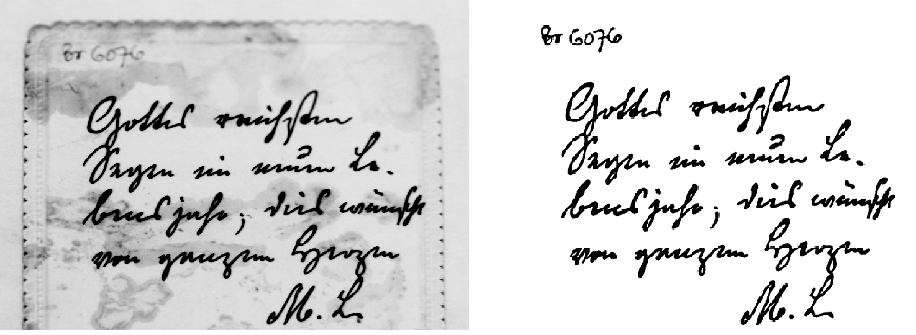
#> input picture image/original/1.png, 916 x 335 px, given in place of image-1765276809510.png, which was not available
$ python test_v3_pipeline.py   (older library calls are emulated)
#> lines starting #> are read from the running program, lines starting #| are printed output that depends on the picture; after the words box and inside, x2 and y2 are one past the last pixel; in counts of white or black regions, pixels touching at a corner belong together; pictures that were not available may be replaced by others from this repository, and a replacement may not be noted
### Backend/utils/image_processing.py
"""
Image Processing Module - Pipeline V4.0 PREMIUM
Tích hợp các kỹ thuật tiên tiến từ các công cụ xử lý ảnh hàng đầu:

1. Auto Border/Artifact Removal - Loại bỏ viền đen, vệt bẩn
2. Document Deskewing - Căn chỉnh tài liệu nghiêng
3. Shadow Removal - Loại bỏ bóng
4. Adaptive Background Estimation - Ước lượng nền thông minh
5. Ink Bleeding Removal - Loại hiệu ứng ink bleed
6. Smart Text Preservation - Bảo toàn chữ tốt hơn
7. Multi-scale Processing - Xử lý đa tỷ lệ
"""

import cv2
import numpy as np
from skimage.metrics import structural_similarity as ssim
from skimage.metrics import peak_signal_noise_ratio as psnr
from skimage.filters import threshold_sauvola, threshold_niblack
from scipy import ndimage
from scipy.ndimage import median_filter, uniform_filter
import logging

logger = logging.getLogger(__name__)


class ImageProcessor:
    """Xử lý ảnh với Pipeline V4.0 PREMIUM - Tích hợp công nghệ tiên tiến"""

    def __init__(self):
        self.intermediate_steps = {}

    # ==================== PIPELINE PREMIUM (MỚI) ====================
    # [683 lines left out: functions process_pipeline_premium, _remove_border_artifacts, _correct_illumination, _estimate_background_multiscale, _enhance_contrast_premium, _detect_text_regions and 4 more, not called in this run]

    def process_pipeline_v3(self, image, settings):
        """
        Pipeline V3.0 - Kết hợp GaussianDiff + DivideConquer
        Tối ưu cho nhận diện chữ viết tay cổ

        Các bước:
        1. Tiền xử lý: Denoise
        2. Gaussian Difference: Loại nền
        3. Divide & Conquer: Local thresholding
        4. Morphological cleanup
        5. Loại nhiễu nhỏ
        """
        try:
            self.intermediate_steps = {}
            logger.info(f"=== PIPELINE V3.0 - GaussianDiff + DivideConquer ===")
            logger.info(f"Settings: {settings}")

            # ========== BƯỚC 1: TIỀN XỬ LÝ ==========
            if len(image.shape) == 3:
                gray = cv2.cvtColor(image, cv2.COLOR_RGB2GRAY)
            else:
                gray = image.copy()

            original_gray = gray.copy()
            self.intermediate_steps['1_grayscale'] = gray.copy()
            logger.info(f"Step 1: Grayscale - shape: {gray.shape}")

            # Median filter để loại nhiễu salt-pepper
            denoised = cv2.medianBlur(gray, 3)
            # Bilateral filter - giữ cạnh
            denoised = cv2.bilateralFilter(denoised, 9, 75, 75)
            self.intermediate_steps['1b_denoised'] = denoised.copy()
            logger.info("Step 1b: Denoised (Median + Bilateral)")

            # ========== BƯỚC 2: GAUSSIAN DIFFERENCE (Loại nền) ==========
            logger.info("Step 2: Gaussian Difference - Background removal")

            # Gaussian blur với sigma nhỏ (giữ chi tiết)
            small_blur = cv2.GaussianBlur(denoised, (3, 3), 1)

            # Gaussian blur với sigma lớn (ước lượng background)
            large_blur = cv2.GaussianBlur(denoised, (51, 51), 20)

            # Trừ để lấy chi tiết (text)
            diff = cv2.subtract(large_blur, small_blur)
            diff = self._minmax_to_uint8(diff)

            self.intermediate_steps['2_gaussian_diff'] = diff.copy()
            logger.info("Step 2: Gaussian Difference applied")

            # ========== BƯỚC 3: CLAHE ENHANCEMENT ==========
            clahe = cv2.createCLAHE(clipLimit=3.0, tileGridSize=(8, 8))
            enhanced = clahe.apply(diff.astype(np.uint8))
            self.intermediate_steps['3_clahe'] = enhanced.copy()
            logger.info("Step 3: CLAHE enhancement")

            # ========== BƯỚC 4: DIVIDE & CONQUER THRESHOLDING ==========
            block_size = settings.get('blockSize', 64)
            binary = self._divide_conquer_threshold(enhanced, block_size)
            self.intermediate_steps['4_binary'] = binary.copy()
            logger.info(f"Step 4: Divide & Conquer threshold (block={block_size})")

            # ========== BƯỚC 5: MORPHOLOGICAL CLEANUP ==========
            kernel_closing = settings.get('kernelClosing', 3)
            kernel_opening = settings.get('kernelOpening', 2)

            # Closing để nối nét đứt
            kernel_close = cv2.getStructuringElement(cv2.MORPH_ELLIPSE, (kernel_closing, kernel_closing))
            closed = cv2.morphologyEx(binary, cv2.MORPH_CLOSE, kernel_close)

            # Opening nhẹ để loại nhiễu
            kernel_open = cv2.getStructuringElement(cv2.MORPH_ELLIPSE, (kernel_opening, kernel_opening))
            opened = cv2.morphologyEx(closed, cv2.MORPH_OPEN, kernel_open)

            self.intermediate_steps['5_morphology'] = opened.copy()
            logger.info(f"Step 5: Morphology (close={kernel_closing}, open={kernel_opening})")

            # ========== BƯỚC 6: LOẠI NHIỄU NHỎ ==========
            min_noise_size = settings.get('minNoiseSize', 40)
            final = self._remove_small_components(opened, min_size=min_noise_size)

            # Final closing
            kernel_final = cv2.getStructuringElement(cv2.MORPH_ELLIPSE, (2, 2))
            final = cv2.morphologyEx(final, cv2.MORPH_CLOSE, kernel_final)

            self.intermediate_steps['6_final'] = final.copy()
            logger.info(f"Step 6: Noise removal (min_size={min_noise_size})")

            # ========== ĐÁNH GIÁ ==========
            metrics = self.calculate_metrics(original_gray, final)
            logger.info(f"Metrics: PSNR={metrics['psnr']}, SSIM={metrics['ssim']}")

            processing_summary = {
                'pipeline_version': 'V3.0',
                'method': 'GaussianDiff + DivideConquer',
                'block_size': block_size,
                'closing_kernel': kernel_closing,
                'opening_kernel': kernel_opening,
                'min_noise_size': min_noise_size,
                'total_steps': len(self.intermediate_steps)
            }

            logger.info("=== PIPELINE V3.0 COMPLETE ===")

            return {
                'final_image': final,
                'intermediate_steps': self.intermediate_steps,
                'metrics': metrics,
                'original_gray': original_gray,
                'processing_summary': processing_summary
            }

        except Exception as e:
            logger.error(f"Error in pipeline V3: {str(e)}")
            raise

    # [235 lines left out: functions process_pipeline_robust, process_pipeline_handwriting, not called in this run]

    def _divide_conquer_threshold(self, gray, block_size=64):
        """
        Divide & Conquer local thresholding
        Chia ảnh thành blocks, threshold từng block riêng
        """
        h, w = gray.shape

        # Padding để chia đều
        pad_h = (block_size - h % block_size) % block_size
        pad_w = (block_size - w % block_size) % block_size
        padded = cv2.copyMakeBorder(gray, 0, pad_h, 0, pad_w, cv2.BORDER_REFLECT)

        ph, pw = padded.shape
        result_padded = np.zeros((ph, pw), dtype=np.uint8)

        for y in range(0, ph, block_size):
            for x in range(0, pw, block_size):
                block = padded[y:y+block_size, x:x+block_size]

                # Local statistics
                block_mean = np.mean(block)
                block_std = np.std(block)

                # Sauvola-like threshold
                k = 0.2
                R = 128
                threshold = block_mean * (1 + k * (block_std / R - 1))

                # Apply threshold
                binary_block = (block > threshold).astype(np.uint8) * 255
                result_padded[y:y+block_size, x:x+block_size] = binary_block

        # Crop về kích thước gốc
        return result_padded[:h, :w]

    # [32 lines left out: functions _ensure_gray_uint8, _normalize_illumination_divide, not called in this run]

    def _minmax_to_uint8(self, image):
        """Fast min-max normalize to uint8 [0,255]."""
        img = image.astype(np.float32)
        min_v = float(np.min(img))
        max_v = float(np.max(img))
        if max_v <= min_v:
            return np.zeros_like(image, dtype=np.uint8)
        img = (img - min_v) * (255.0 / (max_v - min_v))
        return np.clip(img, 0, 255).astype(np.uint8)

    # [276 lines left out: functions _difference_of_gaussians, _normalize_minmax_uint8, _apply_hat_background_removal, _binarize, _remove_table_lines, process_pipeline_v2 and 1 more, not called in this run]

    def _remove_small_components(self, binary, min_size=30):
        """Loại bỏ các thành phần nhỏ (nhiễu)"""
        inverted = cv2.bitwise_not(binary)
        num_labels, labels, stats, _ = cv2.connectedComponentsWithStats(inverted, connectivity=8)

        mask = np.zeros(binary.shape, dtype=np.uint8)
        for i in range(1, num_labels):
            if stats[i, cv2.CC_STAT_AREA] >= min_size:
                mask[labels == i] = 255

        return cv2.bitwise_not(mask)

    # [59 lines left out: functions remove_background_fixed, enhance_contrast_adaptive, apply_threshold, not called in this run]

    def calculate_metrics(self, original, processed):
        """Calculate quality metrics"""
        try:
            if len(original.shape) == 3:
                original = cv2.cvtColor(original, cv2.COLOR_RGB2GRAY)
            if len(processed.shape) == 3:
                processed = cv2.cvtColor(processed, cv2.COLOR_RGB2GRAY)

            if original.shape != processed.shape:
                processed = cv2.resize(processed, (original.shape[1], original.shape[0]))

            psnr_value = psnr(original, processed, data_range=255)
            ssim_raw = ssim(original, processed, data_range=255)
            ssim_value = ssim_raw[0] if isinstance(ssim_raw, tuple) else ssim_raw
            mse = np.mean((original.astype(float) - processed.astype(float)) ** 2)

            return {
                'psnr': round(float(psnr_value), 2),
                'ssim': round(float(ssim_value), 4),
                'mse': round(float(mse), 2)
            }
        except Exception as e:
            logger.error(f"Error calculating metrics: {e}")
            return {'psnr': 0, 'ssim': 0, 'mse': 0}

    # ==================== PIPELINE SIMPLE (MỚI - DỄ DÙNG) ====================
    # [102 lines left out: function process_pipeline_simple, not called in this run]

### Backend/test_v3_pipeline.py
"""
Test Pipeline V3 - So sánh GaussianDiff, DivideConquer và V3 Combined
"""

import cv2
import numpy as np
import os
import sys

sys.path.insert(0, os.path.dirname(os.path.abspath(__file__)))

from utils.image_processing import ImageProcessor


def pipeline_gaussian_difference(gray):
    """Gaussian Difference - loại nền hiệu quả"""
    # Gaussian blur với sigma nhỏ (chi tiết)
    small_blur = cv2.GaussianBlur(gray, (3, 3), 1)

    # Gaussian blur với sigma lớn (background)
    large_blur = cv2.GaussianBlur(gray, (51, 51), 20)

    # Trừ để lấy chi tiết
    diff = cv2.subtract(large_blur, small_blur)
    diff = cv2.normalize(diff, None, 0, 255, cv2.NORM_MINMAX)

    # CLAHE
    clahe = cv2.createCLAHE(clipLimit=3.0, tileGridSize=(8, 8))
    enhanced = clahe.apply(diff.astype(np.uint8))

    # Otsu threshold
    _, binary = cv2.threshold(enhanced, 0, 255, cv2.THRESH_BINARY + cv2.THRESH_OTSU)

    # Closing
    kernel = cv2.getStructuringElement(cv2.MORPH_ELLIPSE, (3, 3))
    binary = cv2.morphologyEx(binary, cv2.MORPH_CLOSE, kernel)

    return binary


def pipeline_divide_conquer(gray, block_size=64):
    """Divide & Conquer - local thresholding"""
    h, w = gray.shape

    # Padding
    pad_h = (block_size - h % block_size) % block_size
    pad_w = (block_size - w % block_size) % block_size
    padded = cv2.copyMakeBorder(gray, 0, pad_h, 0, pad_w, cv2.BORDER_REFLECT)

    ph, pw = padded.shape
    result_padded = np.zeros((ph, pw), dtype=np.uint8)

    for y in range(0, ph, block_size):
        for x in range(0, pw, block_size):
            block = padded[y:y+block_size, x:x+block_size]

            block_mean = np.mean(block)
            block_std = np.std(block)

            k = 0.2
            R = 128
            threshold = block_mean * (1 + k * (block_std / R - 1))

            binary_block = (block > threshold).astype(np.uint8) * 255
            result_padded[y:y+block_size, x:x+block_size] = binary_block

    result = result_padded[:h, :w]

    # Closing
    kernel = cv2.getStructuringElement(cv2.MORPH_ELLIPSE, (3, 3))
    result = cv2.morphologyEx(result, cv2.MORPH_CLOSE, kernel)

    # Median filter
    result = cv2.medianBlur(result, 3)

    return result


def create_comparison():
    """Tạo ảnh so sánh các phương pháp"""
    output_dir = "test_output"
    os.makedirs(output_dir, exist_ok=True)

    # Load image
    image_path = "../Frontend/public/test/image-1765276809510.png"
    image = cv2.imread(image_path)
#> image is the input picture: shape (335, 916, 3); min 0, max 255, mean 215.4

    if image is None:
        print(f"ERROR: Cannot read {image_path}")
        return

    gray = cv2.cvtColor(image, cv2.COLOR_BGR2GRAY)
    print(f"Image loaded: {gray.shape}")
#| Image loaded: (335, 916)

    # Test GaussianDiff
    print("Testing GaussianDiff...")
    gauss_diff = pipeline_gaussian_difference(gray.copy())
#> in pipeline_gaussian_difference, `_, binary = cv2.threshold(enhanced, 0, 255, cv2.THRESH_BINARY + cv2.TH..`:
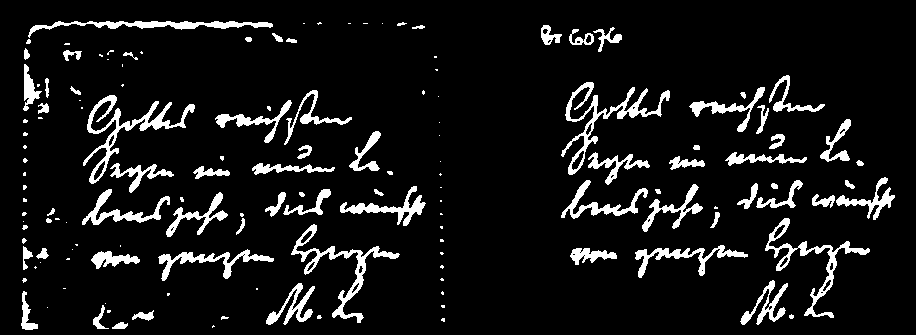
#> binary: shape (335, 916); 8.5% white; 142 white regions (70 under 20 px), largest, box (x1, y1, x2, y2) and area: (83, 95, 195, 184) 1655, (561, 82, 670, 175) 1615, (291, 224, 400, 323) 1462
    cv2.imwrite(f"{output_dir}/compare_gaussdiff.png", gauss_diff)

    # Test DivideConquer
    print("Testing DivideConquer...")
    div_conquer = pipeline_divide_conquer(gray.copy())
#> after the loop in pipeline_divide_conquer, `for y in range(0, ph, block_size):`:
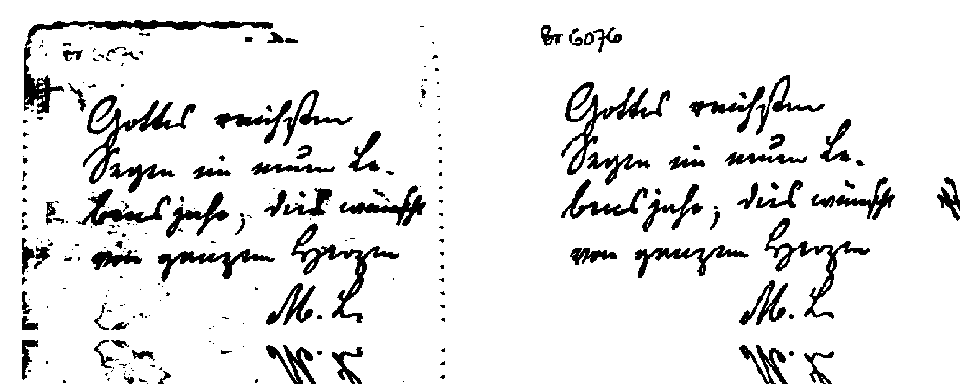
#> result_padded: shape (384, 960); 90.8% white; 242 black regions (151 under 20 px), largest, box (x1, y1, x2, y2) and area: (24, 20, 273, 114) 2419, (83, 95, 196, 184) 1852, (561, 82, 670, 175) 1811
    cv2.imwrite(f"{output_dir}/compare_divconquer.png", div_conquer)

    # Test Pipeline V3 (Combined)
    print("Testing Pipeline V3 (Combined)...")
    processor = ImageProcessor()
    settings = {
        'blockSize': 64,
        'kernelClosing': 3,
        'kernelOpening': 2,
        'minNoiseSize': 40
    }
    result = processor.process_pipeline_v3(image, settings)
#> in _minmax_to_uint8, `min_v = float(np.min(img))`: min_v = 0
#> in _minmax_to_uint8, `max_v = float(np.max(img))`: max_v = 227
#> after the loop in _divide_conquer_threshold, `for y in range(0, ph, block_size):`:
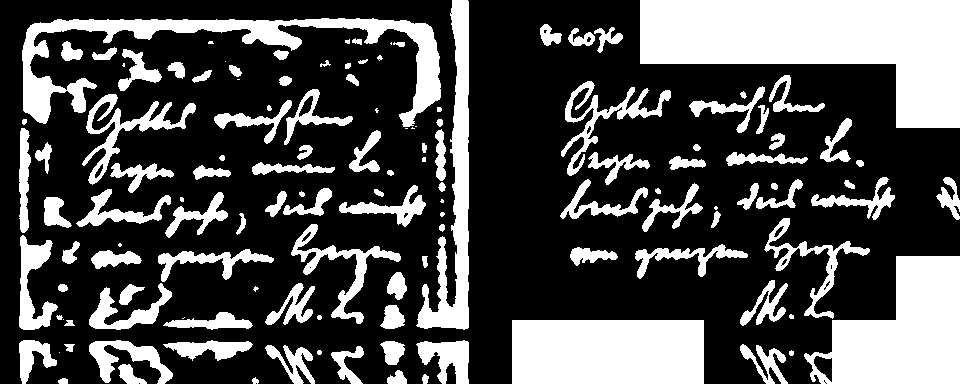
#> result_padded: shape (384, 960); 30.7% white; 131 white regions (20 under 20 px), largest, box (x1, y1, x2, y2) and area: (640, 0, 960, 128) 24576, (804, 256, 960, 384) 12650, (512, 320, 704, 384) 12288
#> in _remove_small_components, `num_labels, labels, stats, _ = cv2.connectedComponentsWithStats(invert..`:
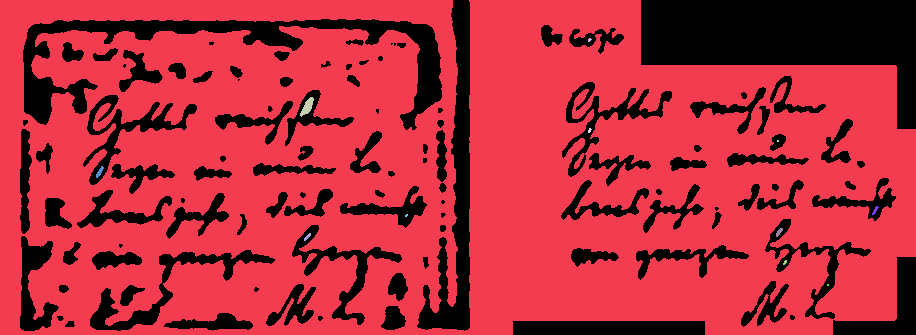
#> labels: shape (335, 916) int32; 13 distinct labels, from 0 to 12; one colour per label, 0 black
#> in _remove_small_components, `num_labels, labels, stats, _ = cv2.connectedComponentsWithStats(invert..`: num_labels = 13; stats = 13 rows, first 6: [20, 0, 896, 335, 79606], [0, 0, 916, 335, 226934], [588, 38, 4, 4, 11], [300, 97, 14, 20, 138], [588, 128, 4, 5, 13], [777, 140, 2, 2, 4]
#> in calculate_metrics, `psnr_value = psnr(original, processed, data_range=255)`: psnr_value = 1.72
#> in calculate_metrics, `ssim_raw = ssim(original, processed, data_range=255)`: ssim_raw = 0.0265
#> in calculate_metrics, `mse = np.mean((original.astype(float) - processed.astype(float)) ** 2)`: mse = 43728.9
#> in process_pipeline_v3, `metrics = self.calculate_metrics(original_gray, final)`: metrics = {'psnr': 1.72, 'ssim': 0.0265, 'mse': 43728.9}
#> in process_pipeline_v3, `processing_summary = { 'pipeline_version': 'V3.0', 'method': 'Gaussian..`: processing_summary = {'pipeline_version': 'V3.0', 'method': 'GaussianDiff + DivideConquer', 'block_size': 64, 'closing_kernel': 3, 'opening_kernel': 2, 'min_noise_size': 40, 'total_steps': 7}
#> result = 5 items
    v3_result = result['final_image']
    cv2.imwrite(f"{output_dir}/compare_v3_combined.png", v3_result)

    # Create comparison grid
    print("Creating comparison grid...")
    h, w = gray.shape

    # Resize nếu quá lớn
    max_size = 300
    if max(h, w) > max_size:
        scale = max_size / max(h, w)
        new_w, new_h = int(w * scale), int(h * scale)
        gray = cv2.resize(gray, (new_w, new_h))
#> gray: shape (109, 300)
        gauss_diff = cv2.resize(gauss_diff, (new_w, new_h))
        div_conquer = cv2.resize(div_conquer, (new_w, new_h))
        v3_result = cv2.resize(v3_result, (new_w, new_h))
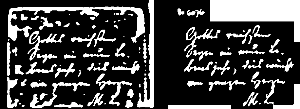
#> v3_result: shape (109, 300); min 0, max 255, mean 65.8
        h, w = new_h, new_w

    padding = 15
    text_h = 30
    cell_w = w + 2 * padding
    cell_h = h + 2 * padding + text_h

    canvas = np.ones((2 * cell_h, 2 * cell_w), dtype=np.uint8) * 255

    images = [
        ('Original', gray),
        ('GaussianDiff', gauss_diff),
        ('DivideConquer', div_conquer),
        ('V3 Combined', v3_result)
    ]

    for i, (label, img) in enumerate(images):
        row, col = i // 2, i % 2
        x = col * cell_w + padding
        y = row * cell_h + padding + text_h
        canvas[y:y+h, x:x+w] = img
        cv2.putText(canvas, label, (x, y - 8), cv2.FONT_HERSHEY_SIMPLEX, 0.5, 0, 1)
#> this loop made 4 passes
#> (label, row, col, x, y) on passes 1 to 4: ('Original', 0, 0, 15, 45), ('GaussianDiff', 0, 1, 345, 45), ('DivideConquer', 1, 0, 15, 214), ('V3 Combined', 1, 1, 345, 214)
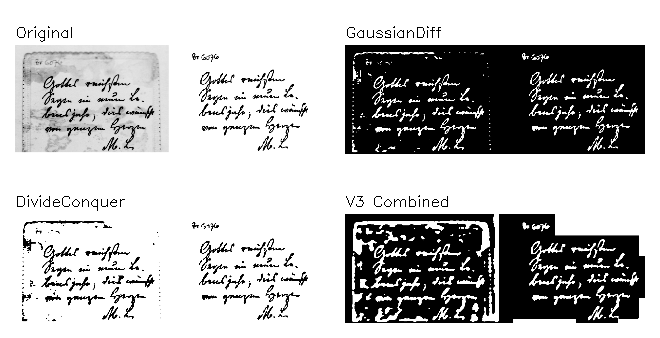
#> canvas: shape (338, 660); min 0, max 255, mean 182.8

    cv2.imwrite(f"{output_dir}/v3_comparison.png", canvas)

    # Create before/after
    print("Creating before/after...")
    ba_h = max(h, 300)
    ba_w = w * 2 + padding * 3
    ba_canvas = np.ones((ba_h + text_h + padding * 2, ba_w), dtype=np.uint8) * 240

    # Before
    x1 = padding
    y1 = padding + text_h
    ba_canvas[y1:y1+h, x1:x1+w] = gray
    cv2.putText(ba_canvas, "BEFORE", (x1 + w//4, text_h - 5), cv2.FONT_HERSHEY_SIMPLEX, 0.8, 0, 2)

    # After
    x2 = w + padding * 2
    ba_canvas[y1:y1+h, x2:x2+w] = v3_result
    cv2.putText(ba_canvas, "AFTER (V3)", (x2 + w//5, text_h - 5), cv2.FONT_HERSHEY_SIMPLEX, 0.8, 0, 2)
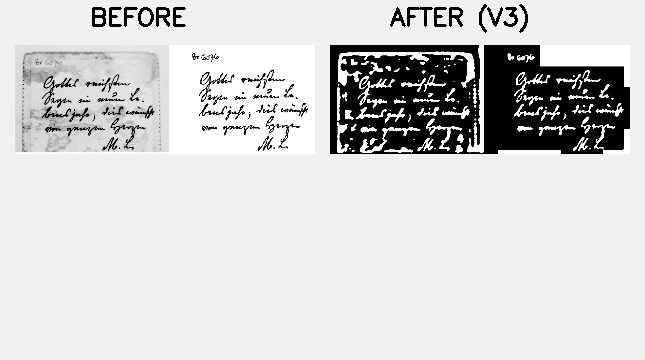
#> ba_canvas: shape (360, 645); min 0, max 255, mean 210

    cv2.imwrite(f"{output_dir}/v3_before_after.png", ba_canvas)

    print(f"\n{'='*50}")
    print("DONE! Files saved:")
    print(f"  - {output_dir}/compare_gaussdiff.png")
    print(f"  - {output_dir}/compare_divconquer.png")
    print(f"  - {output_dir}/compare_v3_combined.png")
    print(f"  - {output_dir}/v3_comparison.png")
    print(f"  - {output_dir}/v3_before_after.png")
    print(f"{'='*50}")


if __name__ == "__main__":
    create_comparison()
